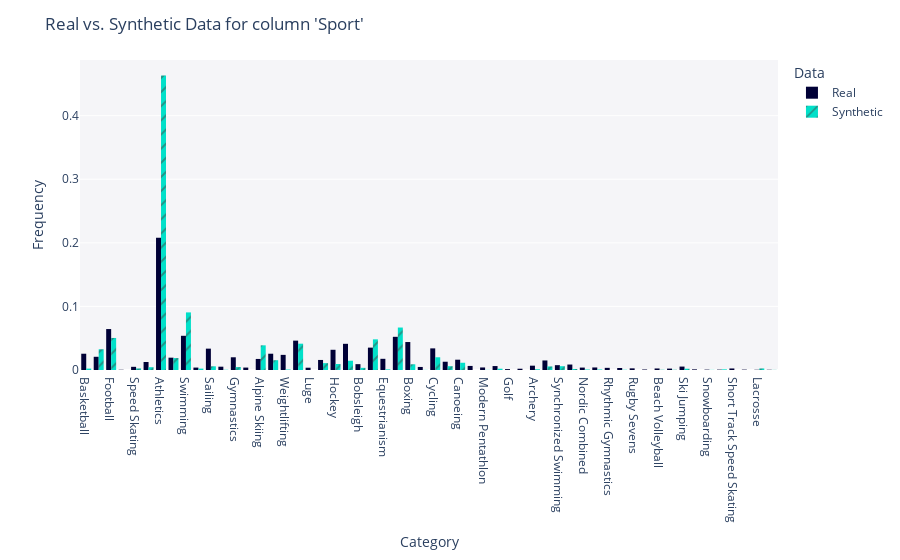

Notebook code for this chart:
### Code cell
get_column_plot(
    real_data=df_real,
    synthetic_data=df_fake,
    metadata=metadata,
    column_name='Sport'
)

### Figure 1 — Plotly figure (JSON) as saved in the notebook; plotly's stock layout.template omitted (floating-point values rounded to 4 significant figures; data arrays with more than 128 entries replaced by an {"elided": "..."} marker saying what was removed)
{"data": [{"alignmentgroup": "True", "bingroup": "x", "histnorm": "probability density", "hovertemplate": "<b>Real</b><br>Frequency: %{y}<extra></extra>", "legendgroup": "Real", "marker": {"color": "#000036", "pattern": {"shape": ""}}, "name": "Real", "offsetgroup": "Real", "orientation": "v", "showlegend": true, "type": "histogram", "x": {"elided": "5000 str values"}, "xaxis": "x", "yaxis": "y"}, {"alignmentgroup": "True", "bingroup": "x", "histnorm": "probability density", "hovertemplate": "<b>Synthetic</b><br>Frequency: %{y}<extra></extra>", "legendgroup": "Synthetic", "marker": {"color": "#01E0C9", "pattern": {"shape": "/"}}, "name": "Synthetic", "offsetgroup": "Synthetic", "orientation": "v", "showlegend": true, "type": "histogram", "x": {"elided": "5000 str values"}, "xaxis": "x", "yaxis": "y"}], "layout": {"barmode": "group", "legend": {"title": {"text": "Data"}, "tracegroupgap": 0}, "margin": {"t": 60}, "plot_bgcolor": "#F5F5F8", "title": {"text": "Real vs. Synthetic Data for column 'Sport'"}, "xaxis": {"anchor": "y", "domain": [0, 1], "title": {"text": "Category"}}, "yaxis": {"anchor": "x", "domain": [0, 1], "title": {"text": "Frequency"}}}}
